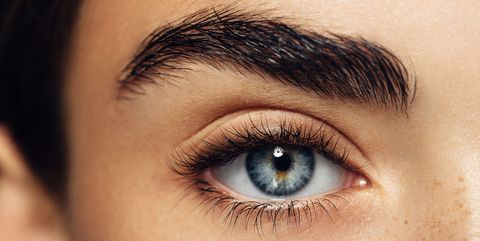
#> input picture images/eye.jpg, 480 x 241 px, given in place of bottles.png, which was not available
$ jupyter execute --allow-errors 01_colorspaces.ipynb   (shell and % lines are left out)   (older library calls are emulated)   (text cells are left out)
#> lines starting #> are read from the running program, lines starting #| are printed output that depends on the picture; after the words box and inside, x2 and y2 are one past the last pixel; in counts of white or black regions, pixels touching at a corner belong together; pictures that were not available may be replaced by others from this repository, and a replacement may not be noted
[cell 1]
from skimage import io, data, color
import numpy as np
import cv2

image = io.imread('images/bottles.png')
#> image is the input picture: shape (241, 480, 3); mean R, G, B 151.2, 114.5, 91.3
io.imshow(image)

[cell 2]
lowe_bound=np.array([0,0,0])
upper_bound=np.array([254,254, 254])
binary_output = cv2.inRange(image, lowe_bound, upper_bound)
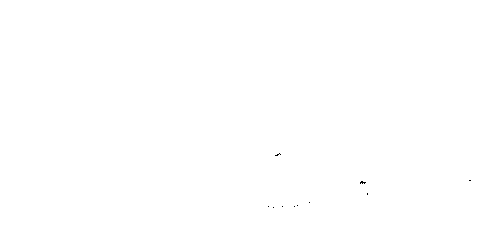
#> binary_output: shape (241, 480); 100% white; black in thin lines or dots, all inside (x1, y1, x2, y2) = (268, 153, 471, 208)
io.imshow(binary_output)

[cell 3]
kernel = np.ones((3,3),np.uint8)
erosion = cv2.erode(binary_output,kernel,iterations = 1)
#> erosion: shape (241, 480); 99.9% white; 9 black regions (7 under 20 px), largest, box (x1, y1, x2, y2) and area: (359, 180, 367, 185) 35, (274, 152, 282, 157) 30
dilation = cv2.dilate(erosion,kernel,iterations = 1)
io.imshow(np.hstack([binary_output,erosion,dilation]))
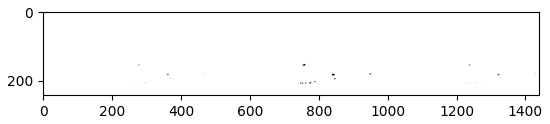
#> figure drawn by matplotlib, 1 panel

[cell 4]
labeled_components=np.copy(dilation)
ret, labels = cv2.connectedComponents(labeled_components)
#> ret = 2
io.imshow(labels)

[cell 5]
import matplotlib.pyplot as plt
from matplotlib.patches import Rectangle

label_ids=np.unique(labels)
#> label_ids = [0, 1]
fig, ax = plt.subplots(1)
ax.axis('off')
for i in range(1, label_ids.size):
    indexes = np.where(labels == label_ids[i])
    if (indexes[0].size > 0 and indexes[1].size > 0):
        min_i = np.amin(indexes[0])
        min_j = np.amin(indexes[1])
        max_i = np.amax(indexes[0])
        max_j = np.amax(indexes[1])
        width = max_i - min_i + 1
        height = max_j - min_j + 1
        ax.add_patch(Rectangle((min_j, min_i), height, width, linewidth=1, edgecolor='r', facecolor='none'))
#> this loop made 1 pass
#> (indexes, min_i, min_j, max_i, max_j, width, height) on pass 1: (115649 positions, rows 0 to 240, columns 0 to 479, 0, 0, 240, 479, 241, 480)

ax.imshow(image)
plt.show(fig)
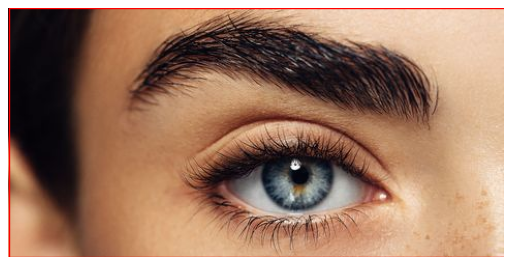
#> figure drawn by matplotlib, 1 panel

[cell 6]
from skimage import io, data, color
import numpy as np
import cv2
import glob
import time
import matplotlib.pyplot as plt
import matplotlib.animation as animation
from matplotlib.patches import Rectangle
import math
tracking_line=[]


def calculateDistance(x1,y1,x2,y2):
    dist = math.sqrt((x2 - x1)**2 + (y2 - y1)**2)
    return dist

def get_center_of_bounding_box(path):
#> called with path = '_only/eye.jpg'
    image = io.imread(path)
    lowe_bound=np.array([150, 50,0])
    upper_bound=np.array([255,150, 25])
    binary_output = cv2.inRange(image, lowe_bound, upper_bound)
#> binary_output: shape (241, 480); every value is 0
    kernel = np.ones((5,5),np.uint8)
    erosion = cv2.erode(binary_output,kernel,iterations = 1)
    dilation = cv2.dilate(erosion,kernel,iterations = 1)
    labeled_components=np.copy(dilation)
    ret, labels = cv2.connectedComponents(labeled_components)
#> labels: shape (241, 480) int32; every value is 0
#> ret = 1
    label_ids=np.unique(labels)
#> label_ids = [0]

    components_center=[]
    for i in range(1, label_ids.size):
        indexes = np.where(labels == label_ids[i])
        if (indexes[0].size > 0 and indexes[1].size > 0):
            min_i = np.amin(indexes[0])
            min_j = np.amin(indexes[1])
            max_i = np.amax(indexes[0])
            max_j = np.amax(indexes[1])
            width = max_i - min_i + 1
            height = max_j - min_j + 1
            center_x=min_i+int(width/2)
            center_y=min_j+int(height/2)
            components_center.append((center_x,center_y,width*height))
#> after the loop, components_center = []
    return components_center

tracking_list=[]
#> (the rest of this cell did not finish here and is left out)

[cell 7]
import glob, cv2
from skimage import io

cap = cv2.VideoCapture("images/taco/001.jpg",cv2.CAP_IMAGES)
fgbg = cv2.createBackgroundSubtractorMOG2()
frameS = []
centroids = [[],[]]
kernel = np.ones((3,3),np.uint8)
while(1):
    ret, frame = cap.read()
    fgmask = fgbg.apply(frame)
#> fgmask: shape (241, 480); values 127 (black) and 255 (white), 0% white in thin lines or dots, all inside (x1, y1, x2, y2) = (194, 26, 195, 27)
    erosion = cv2.erode(fgmask, kernel, iterations= 5) #These values worked somehow perfectly
#> erosion: shape (241, 480); every value is 127
    dilation = cv2.dilate(erosion, kernel, iterations= 12 )
    ret, labels = cv2.connectedComponents(dilation)
#> labels: shape (241, 480) int32; every value is 1
    frameS.append(fgmask)
    output = cv2.connectedComponentsWithStats(dilation, 4, cv2.CV_32S)
    centroids[0] = centroids[0] + ([item[0] for item in output[3]])
    centroids[1] = centroids[1] + ([item[1] for item in output[3]])
    for item in output[3][1:]:
        cv2.circle(frame,(int(item[0]),int(item[1])), 5, (22,255,22), -1)
#> this loop made 1 pass
#> item on pass 1: [239.5, 120]
#> frame: shape (241, 480, 3); mean B, G, R 91.2, 114.5, 151.1
    cv2.imshow('frame',frame)
    k = cv2.waitKey(30) & 0xff
#> (key Esc is pressed here)
    if k == 27:
        break


cap.release()
cv2.destroyAllWindows()
